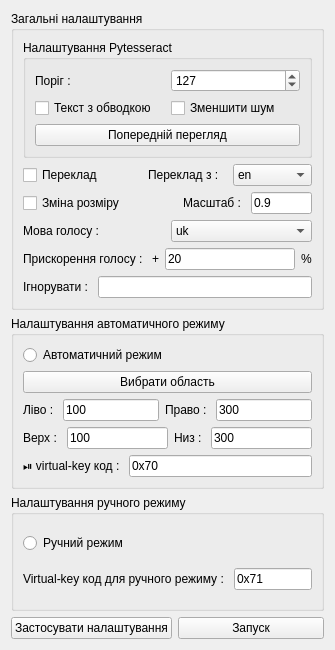
<?xml version="1.0" encoding="UTF-8"?>
<ui version="4.0">
 <class>Settings</class>
 <widget class="QWidget" name="Settings">
  <property name="geometry">
   <rect>
    <x>0</x>
    <y>0</y>
    <width>335</width>
    <height>650</height>
   </rect>
  </property>
  <property name="windowTitle">
   <string>Settings</string>
  </property>
  <layout class="QVBoxLayout" name="verticalLayout_4">
   <item>
    <widget class="QGroupBox" name="general_groupBox_2">
     <property name="title">
      <string>Загальні налаштування</string>
     </property>
     <layout class="QVBoxLayout" name="verticalLayout_3" stretch="0,0,0,0,0,0">
      <item>
       <widget class="QGroupBox" name="groupBox">
        <property name="title">
         <string>Налаштування Pytesseract</string>
        </property>
        <layout class="QVBoxLayout" name="verticalLayout_5">
         <item>
          <layout class="QHBoxLayout" name="horizontalLayout">
           <item>
            <widget class="QLabel" name="THRESHOLD_label">
             <property name="toolTip">
              <string>&lt;html&gt;&lt;head/&gt;&lt;body&gt;&lt;p&gt;Для кращої роботи Tesseract потребує перетворення зображення в чорно-біле. Всі пікселі нижче цього порогу будуть чорними, а вище - білими.&lt;/p&gt;&lt;/body&gt;&lt;/html&gt;</string>
             </property>
             <property name="text">
              <string>Поріг :</string>
             </property>
             <property name="alignment">
              <set>Qt::AlignmentFlag::AlignLeading|Qt::AlignmentFlag::AlignLeft|Qt::AlignmentFlag::AlignVCenter</set>
             </property>
            </widget>
           </item>
           <item>
            <widget class="QSpinBox" name="THRESHOLD_spinBox">
             <property name="toolTip">
              <string>&lt;html&gt;&lt;head/&gt;&lt;body&gt;&lt;p&gt;Для кращої роботи Tesseract потребує перетворення зображення в чорно-біле. Всі пікселі нижче цього порогу будуть чорними, а вище - білими.&lt;/p&gt;&lt;/body&gt;&lt;/html&gt;</string>
             </property>
             <property name="maximum">
              <number>255</number>
             </property>
             <property name="singleStep">
              <number>5</number>
             </property>
             <property name="value">
              <number>127</number>
             </property>
            </widget>
           </item>
          </layout>
         </item>
         <item>
          <layout class="QHBoxLayout" name="horizontalLayout_11">
           <item>
            <widget class="QCheckBox" name="OUTLINED_checkBox">
             <property name="toolTip">
              <string>&lt;html&gt;&lt;head/&gt;&lt;body&gt;&lt;p&gt;За замовчуванням Tesseract погано працює з текстом, що має контур. Тому, якщо ваш текст має контури/обведення, встановіть цю галочку. Це покращить точність.&lt;/p&gt;&lt;/body&gt;&lt;/html&gt;</string>
             </property>
             <property name="text">
              <string>Текст з обводкою</string>
             </property>
            </widget>
           </item>
           <item>
            <widget class="QCheckBox" name="REDUCE_NOISE_checkBox">
             <property name="toolTip">
              <string>&lt;html&gt;&lt;head/&gt;&lt;body&gt;&lt;p&gt;Поставте цю галочку, якщо на зображенні багато шуму.&lt;/p&gt;&lt;/body&gt;&lt;/html&gt;</string>
             </property>
             <property name="text">
              <string>Зменшити шум</string>
             </property>
            </widget>
           </item>
          </layout>
         </item>
         <item>
          <widget class="QPushButton" name="PREVIEW_pushButton">
           <property name="toolTip">
            <string>&lt;html&gt;&lt;head/&gt;&lt;body&gt;&lt;p&gt;Натисніть цю кнопку, щоб побачити, як виглядатиме ваше зображення для Tesseract. Якщо текст ледве видно або не видно зовсім, спробуйте погратися з порогом і встановіть прапорець &lt;span style=&quot; font-weight:700;&quot;&gt;Зменшити шум&lt;/span&gt;.&lt;/p&gt;&lt;/body&gt;&lt;/html&gt;</string>
           </property>
           <property name="text">
            <string>Попередній перегляд</string>
           </property>
          </widget>
         </item>
        </layout>
       </widget>
      </item>
      <item>
       <layout class="QHBoxLayout" name="horizontalLayout_10" stretch="2,1,2,2">
        <item>
         <widget class="QCheckBox" name="TRANSLATE_checkBox">
          <property name="toolTip">
           <string>&lt;html&gt;&lt;head/&gt;&lt;body&gt;&lt;p&gt;Якщо галочка встановлена, буде відбуватися переклад&lt;/p&gt;&lt;/body&gt;&lt;/html&gt;</string>
          </property>
          <property name="text">
           <string>Переклад</string>
          </property>
         </widget>
        </item>
        <item>
         <spacer name="horizontalSpacer_2">
          <property name="orientation">
           <enum>Qt::Orientation::Horizontal</enum>
          </property>
          <property name="sizeHint" stdset="0">
           <size>
            <width>20</width>
            <height>20</height>
           </size>
          </property>
         </spacer>
        </item>
        <item>
         <widget class="QLabel" name="TRANSLATE_FROM_label">
          <property name="toolTip">
           <string>&lt;html&gt;&lt;head/&gt;&lt;body&gt;&lt;p&gt;Виберіть мову, з якої потрібно виконати переклад. Переклад буде виконано з цієї мови на &lt;span style=&quot; font-weight:700;&quot;&gt;Мову голосу&lt;/span&gt;.&lt;/p&gt;&lt;/body&gt;&lt;/html&gt;</string>
          </property>
          <property name="text">
           <string>Переклад з :</string>
          </property>
         </widget>
        </item>
        <item>
         <widget class="QComboBox" name="TRANSLATE_FROM_comboBox">
          <property name="toolTip">
           <string>&lt;html&gt;&lt;head/&gt;&lt;body&gt;&lt;p&gt;Виберіть мову, з якої потрібно виконати переклад. Переклад буде виконано з цієї мови на &lt;span style=&quot; font-weight:700;&quot;&gt;Мову голосу&lt;/span&gt;.&lt;/p&gt;&lt;/body&gt;&lt;/html&gt;</string>
          </property>
          <item>
           <property name="text">
            <string>en</string>
           </property>
          </item>
          <item>
           <property name="text">
            <string>af</string>
           </property>
          </item>
          <item>
           <property name="text">
            <string>ar</string>
           </property>
          </item>
          <item>
           <property name="text">
            <string>bg</string>
           </property>
          </item>
          <item>
           <property name="text">
            <string>bn</string>
           </property>
          </item>
          <item>
           <property name="text">
            <string>bs</string>
           </property>
          </item>
          <item>
           <property name="text">
            <string>cs</string>
           </property>
          </item>
          <item>
           <property name="text">
            <string>da</string>
           </property>
          </item>
          <item>
           <property name="text">
            <string>de</string>
           </property>
          </item>
          <item>
           <property name="text">
            <string>es</string>
           </property>
          </item>
          <item>
           <property name="text">
            <string>et</string>
           </property>
          </item>
          <item>
           <property name="text">
            <string>fr</string>
           </property>
          </item>
          <item>
           <property name="text">
            <string>hi</string>
           </property>
          </item>
          <item>
           <property name="text">
            <string>hr</string>
           </property>
          </item>
          <item>
           <property name="text">
            <string>hu</string>
           </property>
          </item>
          <item>
           <property name="text">
            <string>id</string>
           </property>
          </item>
          <item>
           <property name="text">
            <string>is</string>
           </property>
          </item>
          <item>
           <property name="text">
            <string>it</string>
           </property>
          </item>
          <item>
           <property name="text">
            <string>ja</string>
           </property>
          </item>
          <item>
           <property name="text">
            <string>kn</string>
           </property>
          </item>
          <item>
           <property name="text">
            <string>ko</string>
           </property>
          </item>
          <item>
           <property name="text">
            <string>la</string>
           </property>
          </item>
          <item>
           <property name="text">
            <string>lv</string>
           </property>
          </item>
          <item>
           <property name="text">
            <string>mr</string>
           </property>
          </item>
          <item>
           <property name="text">
            <string>ms</string>
           </property>
          </item>
          <item>
           <property name="text">
            <string>ne</string>
           </property>
          </item>
          <item>
           <property name="text">
            <string>nl</string>
           </property>
          </item>
          <item>
           <property name="text">
            <string>no</string>
           </property>
          </item>
          <item>
           <property name="text">
            <string>pl</string>
           </property>
          </item>
          <item>
           <property name="text">
            <string>pt</string>
           </property>
          </item>
          <item>
           <property name="text">
            <string>ro</string>
           </property>
          </item>
          <item>
           <property name="text">
            <string>sk</string>
           </property>
          </item>
          <item>
           <property name="text">
            <string>sq</string>
           </property>
          </item>
          <item>
           <property name="text">
            <string>sv</string>
           </property>
          </item>
          <item>
           <property name="text">
            <string>sw</string>
           </property>
          </item>
          <item>
           <property name="text">
            <string>ta</string>
           </property>
          </item>
          <item>
           <property name="text">
            <string>te</string>
           </property>
          </item>
          <item>
           <property name="text">
            <string>th</string>
           </property>
          </item>
          <item>
           <property name="text">
            <string>tl</string>
           </property>
          </item>
          <item>
           <property name="text">
            <string>tr</string>
           </property>
          </item>
          <item>
           <property name="text">
            <string>uk</string>
           </property>
          </item>
          <item>
           <property name="text">
            <string>ur</string>
           </property>
          </item>
          <item>
           <property name="text">
            <string>vi</string>
           </property>
          </item>
         </widget>
        </item>
       </layout>
      </item>
      <item>
       <layout class="QHBoxLayout" name="horizontalLayout_19">
        <item>
         <widget class="QCheckBox" name="RESIZE_checkBox">
          <property name="toolTip">
           <string>&lt;html&gt;&lt;head/&gt;&lt;body&gt;&lt;p&gt;Якщо встановлено цю галочку, роздільну здатність зображення буде змінено перед розпізнаванням тексту. Це може бути корисно для зменшення кількості обчислень.&lt;/p&gt;&lt;/body&gt;&lt;/html&gt;</string>
          </property>
          <property name="text">
           <string>Зміна розміру</string>
          </property>
         </widget>
        </item>
        <item>
         <spacer name="horizontalSpacer">
          <property name="orientation">
           <enum>Qt::Orientation::Horizontal</enum>
          </property>
          <property name="sizeHint" stdset="0">
           <size>
            <width>100</width>
            <height>20</height>
           </size>
          </property>
         </spacer>
        </item>
        <item>
         <layout class="QHBoxLayout" name="horizontalLayout_20">
          <item>
           <widget class="QLabel" name="RESIZE_SCALE_label">
            <property name="toolTip">
             <string>&lt;html&gt;&lt;head/&gt;&lt;body&gt;&lt;p&gt;Цей параметр визначає, наскільки буде змінено роздільну здатність зображення. Наприклад: якщо розмір зображення 1000х1000 пікселів і масштаб = 0.9, то перед розпізнаванням тексту розмір зображення буде зменшено до 900х900 пікселів.&lt;/p&gt;&lt;/body&gt;&lt;/html&gt;</string>
            </property>
            <property name="text">
             <string>Масштаб : </string>
            </property>
           </widget>
          </item>
          <item>
           <widget class="QLineEdit" name="RESIZE_SCALE_lineEdit">
            <property name="toolTip">
             <string>&lt;html&gt;&lt;head/&gt;&lt;body&gt;&lt;p&gt;Цей параметр визначає, наскільки буде змінено роздільну здатність зображення. Наприклад: якщо розмір зображення 1000х1000 пікселів і масштаб = 0.9, то перед розпізнаванням тексту розмір зображення буде зменшено до 900х900 пікселів.&lt;/p&gt;&lt;/body&gt;&lt;/html&gt;</string>
            </property>
            <property name="text">
             <string>0.9</string>
            </property>
           </widget>
          </item>
         </layout>
        </item>
       </layout>
      </item>
      <item>
       <layout class="QHBoxLayout" name="horizontalLayout_21">
        <item>
         <widget class="QLabel" name="SPEAK_LANGUAGE_label">
          <property name="toolTip">
           <string>&lt;html&gt;&lt;head/&gt;&lt;body&gt;&lt;p&gt;Цей параметр визначає мову, якою буде озвучено текст.&lt;/p&gt;&lt;/body&gt;&lt;/html&gt;</string>
          </property>
          <property name="text">
           <string>Мова голосу : </string>
          </property>
         </widget>
        </item>
        <item>
         <widget class="QComboBox" name="SPEAK_LANGUAGE_comboBox">
          <property name="toolTip">
           <string>&lt;html&gt;&lt;head/&gt;&lt;body&gt;&lt;p&gt;Цей параметр визначає мову, якою буде озвучено текст.&lt;/p&gt;&lt;/body&gt;&lt;/html&gt;</string>
          </property>
          <item>
           <property name="text">
            <string>uk</string>
           </property>
          </item>
          <item>
           <property name="text">
            <string>en</string>
           </property>
          </item>
          <item>
           <property name="text">
            <string>af</string>
           </property>
          </item>
          <item>
           <property name="text">
            <string>ar</string>
           </property>
          </item>
          <item>
           <property name="text">
            <string>bg</string>
           </property>
          </item>
          <item>
           <property name="text">
            <string>bn</string>
           </property>
          </item>
          <item>
           <property name="text">
            <string>bs</string>
           </property>
          </item>
          <item>
           <property name="text">
            <string>cs</string>
           </property>
          </item>
          <item>
           <property name="text">
            <string>da</string>
           </property>
          </item>
          <item>
           <property name="text">
            <string>de</string>
           </property>
          </item>
          <item>
           <property name="text">
            <string>es</string>
           </property>
          </item>
          <item>
           <property name="text">
            <string>et</string>
           </property>
          </item>
          <item>
           <property name="text">
            <string>fr</string>
           </property>
          </item>
          <item>
           <property name="text">
            <string>hi</string>
           </property>
          </item>
          <item>
           <property name="text">
            <string>hr</string>
           </property>
          </item>
          <item>
           <property name="text">
            <string>hu</string>
           </property>
          </item>
          <item>
           <property name="text">
            <string>id</string>
           </property>
          </item>
          <item>
           <property name="text">
            <string>is</string>
           </property>
          </item>
          <item>
           <property name="text">
            <string>it</string>
           </property>
          </item>
          <item>
           <property name="text">
            <string>ja</string>
           </property>
          </item>
          <item>
           <property name="text">
            <string>kn</string>
           </property>
          </item>
          <item>
           <property name="text">
            <string>ko</string>
           </property>
          </item>
          <item>
           <property name="text">
            <string>la</string>
           </property>
          </item>
          <item>
           <property name="text">
            <string>lv</string>
           </property>
          </item>
          <item>
           <property name="text">
            <string>mr</string>
           </property>
          </item>
          <item>
           <property name="text">
            <string>ms</string>
           </property>
          </item>
          <item>
           <property name="text">
            <string>ne</string>
           </property>
          </item>
          <item>
           <property name="text">
            <string>nl</string>
           </property>
          </item>
          <item>
           <property name="text">
            <string>no</string>
           </property>
          </item>
          <item>
           <property name="text">
            <string>pl</string>
           </property>
          </item>
          <item>
           <property name="text">
            <string>pt</string>
           </property>
          </item>
          <item>
           <property name="text">
            <string>ro</string>
           </property>
          </item>
          <item>
           <property name="text">
            <string>sk</string>
           </property>
          </item>
          <item>
           <property name="text">
            <string>sq</string>
           </property>
          </item>
          <item>
           <property name="text">
            <string>sv</string>
           </property>
          </item>
          <item>
           <property name="text">
            <string>sw</string>
           </property>
          </item>
          <item>
           <property name="text">
            <string>ta</string>
           </property>
          </item>
          <item>
           <property name="text">
            <string>te</string>
           </property>
          </item>
          <item>
           <property name="text">
            <string>th</string>
           </property>
          </item>
          <item>
           <property name="text">
            <string>tl</string>
           </property>
          </item>
          <item>
           <property name="text">
            <string>tr</string>
           </property>
          </item>
          <item>
           <property name="text">
            <string>ur</string>
           </property>
          </item>
          <item>
           <property name="text">
            <string>vi</string>
           </property>
          </item>
         </widget>
        </item>
       </layout>
      </item>
      <item>
       <layout class="QHBoxLayout" name="horizontalLayout_22">
        <item>
         <widget class="QLabel" name="SPEED_UP_label">
          <property name="toolTip">
           <string>&lt;html&gt;&lt;head/&gt;&lt;body&gt;&lt;p&gt;Цей параметр визначає, наскільки буде прискорено мовлення.&lt;/p&gt;&lt;/body&gt;&lt;/html&gt;</string>
          </property>
          <property name="text">
           <string>Прискорення голосу : </string>
          </property>
         </widget>
        </item>
        <item>
         <widget class="QLabel" name="SPEED_UP_label_2">
          <property name="text">
           <string>+</string>
          </property>
         </widget>
        </item>
        <item>
         <widget class="QLineEdit" name="SPEED_UP_lineEdit">
          <property name="toolTip">
           <string>&lt;html&gt;&lt;head/&gt;&lt;body&gt;&lt;p&gt;Цей параметр визначає, наскільки буде прискорено мовлення.&lt;/p&gt;&lt;/body&gt;&lt;/html&gt;</string>
          </property>
          <property name="text">
           <string>20</string>
          </property>
         </widget>
        </item>
        <item>
         <widget class="QLabel" name="SPEED_UP_label_3">
          <property name="text">
           <string>%</string>
          </property>
         </widget>
        </item>
       </layout>
      </item>
      <item>
       <layout class="QHBoxLayout" name="horizontalLayout_23">
        <item>
         <widget class="QLabel" name="IGNORE_WORDS_label">
          <property name="toolTip">
           <string>&lt;html&gt;&lt;head/&gt;&lt;body&gt;&lt;p&gt;Ці слова/символи будуть проігноровані і не будуть озвучені. Якщо ви вводите кілька слів, розділяйте їх комою.&lt;/p&gt;&lt;/body&gt;&lt;/html&gt;</string>
          </property>
          <property name="text">
           <string>Ігнорувати : </string>
          </property>
         </widget>
        </item>
        <item>
         <widget class="QLineEdit" name="IGNORE_WORDS_lineEdit">
          <property name="toolTip">
           <string>&lt;html&gt;&lt;head/&gt;&lt;body&gt;&lt;p&gt;Ці слова/символи будуть проігноровані і не будуть озвучені. Якщо ви вводите кілька слів, розділяйте їх комою.&lt;/p&gt;&lt;/body&gt;&lt;/html&gt;</string>
          </property>
         </widget>
        </item>
       </layout>
      </item>
     </layout>
    </widget>
   </item>
   <item>
    <widget class="QGroupBox" name="Auto_mode_groupBox">
     <property name="title">
      <string>Налаштування автоматичного режиму</string>
     </property>
     <layout class="QVBoxLayout" name="verticalLayout_6">
      <item>
       <widget class="QRadioButton" name="AUTO_MODE_radioButton">
        <property name="toolTip">
         <string>&lt;html&gt;&lt;head/&gt;&lt;body&gt;&lt;p&gt;Вмикає автоматичний режим. Виберіть область один раз, і коли там з'явиться новий текст, він буде озвучений.&lt;/p&gt;&lt;/body&gt;&lt;/html&gt;</string>
        </property>
        <property name="text">
         <string>Автоматичний режим</string>
        </property>
       </widget>
      </item>
      <item>
       <widget class="QPushButton" name="Select_area_pushButton">
        <property name="cursor">
         <cursorShape>PointingHandCursor</cursorShape>
        </property>
        <property name="toolTip">
         <string>&lt;html&gt;&lt;head/&gt;&lt;body&gt;&lt;p&gt;Натисніть, щоб вибрати область екрана, де знаходиться ваш текст.&lt;/p&gt;&lt;/body&gt;&lt;/html&gt;</string>
        </property>
        <property name="text">
         <string>Вибрати область</string>
        </property>
       </widget>
      </item>
      <item>
       <layout class="QHBoxLayout" name="horizontalLayout_12">
        <item>
         <widget class="QLabel" name="LEFT_label">
          <property name="toolTip">
           <string>&lt;html&gt;&lt;head/&gt;&lt;body&gt;&lt;p&gt;Найлівіша точка виділеної області.&lt;/p&gt;&lt;/body&gt;&lt;/html&gt;</string>
          </property>
          <property name="text">
           <string>Ліво : </string>
          </property>
         </widget>
        </item>
        <item>
         <widget class="QLineEdit" name="LEFT_lineEdit">
          <property name="toolTip">
           <string>&lt;html&gt;&lt;head/&gt;&lt;body&gt;&lt;p&gt;Найлівіша точка виділеної області.&lt;/p&gt;&lt;/body&gt;&lt;/html&gt;</string>
          </property>
          <property name="text">
           <string>100</string>
          </property>
         </widget>
        </item>
        <item>
         <widget class="QLabel" name="RIGHT_label">
          <property name="toolTip">
           <string>&lt;html&gt;&lt;head/&gt;&lt;body&gt;&lt;p&gt;Найправіша точка виділеної області.&lt;/p&gt;&lt;/body&gt;&lt;/html&gt;</string>
          </property>
          <property name="text">
           <string>Право : </string>
          </property>
         </widget>
        </item>
        <item>
         <widget class="QLineEdit" name="RIGHT_lineEdit">
          <property name="toolTip">
           <string>&lt;html&gt;&lt;head/&gt;&lt;body&gt;&lt;p&gt;Найправіша точка виділеної області.&lt;/p&gt;&lt;/body&gt;&lt;/html&gt;</string>
          </property>
          <property name="text">
           <string>300</string>
          </property>
         </widget>
        </item>
       </layout>
      </item>
      <item>
       <layout class="QHBoxLayout" name="horizontalLayout_15">
        <item>
         <widget class="QLabel" name="TOP_label">
          <property name="toolTip">
           <string>&lt;html&gt;&lt;head/&gt;&lt;body&gt;&lt;p&gt;Найвища точка виділеної області.&lt;/p&gt;&lt;/body&gt;&lt;/html&gt;</string>
          </property>
          <property name="text">
           <string>Верх : </string>
          </property>
         </widget>
        </item>
        <item>
         <widget class="QLineEdit" name="TOP_lineEdit">
          <property name="toolTip">
           <string>&lt;html&gt;&lt;head/&gt;&lt;body&gt;&lt;p&gt;Найвища точка виділеної області.&lt;/p&gt;&lt;/body&gt;&lt;/html&gt;</string>
          </property>
          <property name="text">
           <string>100</string>
          </property>
         </widget>
        </item>
        <item>
         <widget class="QLabel" name="BOTTOM_label">
          <property name="toolTip">
           <string>&lt;html&gt;&lt;head/&gt;&lt;body&gt;&lt;p&gt;Найнижча точка вибраної області.&lt;/p&gt;&lt;/body&gt;&lt;/html&gt;</string>
          </property>
          <property name="text">
           <string>Низ : </string>
          </property>
         </widget>
        </item>
        <item>
         <widget class="QLineEdit" name="BOTTOM_lineEdit">
          <property name="toolTip">
           <string>&lt;html&gt;&lt;head/&gt;&lt;body&gt;&lt;p&gt;Найнижча точка вибраної області.&lt;/p&gt;&lt;/body&gt;&lt;/html&gt;</string>
          </property>
          <property name="text">
           <string>300</string>
          </property>
         </widget>
        </item>
       </layout>
      </item>
      <item>
       <layout class="QHBoxLayout" name="horizontalLayout_16">
        <item>
         <widget class="QLabel" name="PAUSE_KEY_label">
          <property name="toolTip">
           <string>&lt;html&gt;&lt;head/&gt;&lt;body&gt;&lt;p&gt;Призупинити/Продовжити virtual-key код (за замовчуванням Esc).&lt;/p&gt;&lt;/body&gt;&lt;/html&gt;</string>
          </property>
          <property name="text">
           <string>⏯ virtual-key код : </string>
          </property>
         </widget>
        </item>
        <item>
         <widget class="QLineEdit" name="PAUSE_KEY_lineEdit">
          <property name="toolTip">
           <string>&lt;html&gt;&lt;head/&gt;&lt;body&gt;&lt;p&gt;Призупинити/Продовжити virtual-key код (за замовчуванням Esc).&lt;/p&gt;&lt;/body&gt;&lt;/html&gt;</string>
          </property>
          <property name="text">
           <string>0x70</string>
          </property>
         </widget>
        </item>
       </layout>
      </item>
     </layout>
    </widget>
   </item>
   <item>
    <widget class="QGroupBox" name="Manual_mode_groupBox_2">
     <property name="title">
      <string>Налаштування ручного режиму</string>
     </property>
     <layout class="QVBoxLayout" name="verticalLayout_7">
      <item>
       <widget class="QRadioButton" name="MANUAL_MODE_radioButton">
        <property name="toolTip">
         <string>&lt;html&gt;&lt;head/&gt;&lt;body&gt;&lt;p&gt;Вмикає ручний режим. Щоразу, коли вам потрібно озвучити текст, ви повинні вручну вибрати область, де він знаходиться.&lt;/p&gt;&lt;/body&gt;&lt;/html&gt;</string>
        </property>
        <property name="text">
         <string>Ручний режим</string>
        </property>
       </widget>
      </item>
      <item>
       <layout class="QHBoxLayout" name="horizontalLayout_17">
        <item>
         <widget class="QLabel" name="MANUAL_MODE_KEY_label">
          <property name="toolTip">
           <string>&lt;html&gt;&lt;head/&gt;&lt;body&gt;&lt;p&gt;Віртуальна клавіша - код клавіші, яку потрібно натиснути для запуску ручного режиму (за замовчуванням F2). Після натискання цієї клавіші потрібно вибрати область, в якій знаходиться текст, після чого він буде озвучений.&lt;/p&gt;&lt;/body&gt;&lt;/html&gt;</string>
          </property>
          <property name="text">
           <string>Virtual-key код для ручного режиму : </string>
          </property>
         </widget>
        </item>
        <item>
         <widget class="QLineEdit" name="MANUAL_MODE_KEY_lineEdit">
          <property name="toolTip">
           <string>&lt;html&gt;&lt;head/&gt;&lt;body&gt;&lt;p&gt;Віртуальна клавіша - код клавіші, яку потрібно натиснути для запуску ручного режиму (за замовчуванням F2). Після натискання цієї клавіші потрібно вибрати область, в якій знаходиться текст, після чого він буде озвучений.&lt;/p&gt;&lt;/body&gt;&lt;/html&gt;</string>
          </property>
          <property name="text">
           <string>0x71</string>
          </property>
         </widget>
        </item>
       </layout>
      </item>
     </layout>
    </widget>
   </item>
   <item>
    <layout class="QHBoxLayout" name="horizontalLayout_18">
     <item>
      <widget class="QPushButton" name="APPLY_pushButton">
       <property name="toolTip">
        <string>&lt;html&gt;&lt;head/&gt;&lt;body&gt;&lt;p&gt;Натисніть цю кнопку, щоб зберегти налаштування.&lt;/p&gt;&lt;/body&gt;&lt;/html&gt;</string>
       </property>
       <property name="text">
        <string>Застосувати налаштування</string>
       </property>
      </widget>
     </item>
     <item>
      <widget class="QPushButton" name="RUN_pushButton">
       <property name="toolTip">
        <string>&lt;html&gt;&lt;head/&gt;&lt;body&gt;&lt;p&gt;Запуск&lt;/p&gt;&lt;/body&gt;&lt;/html&gt;</string>
       </property>
       <property name="text">
        <string>Запуск</string>
       </property>
      </widget>
     </item>
    </layout>
   </item>
  </layout>
 </widget>
 <resources/>
 <connections/>
</ui>
